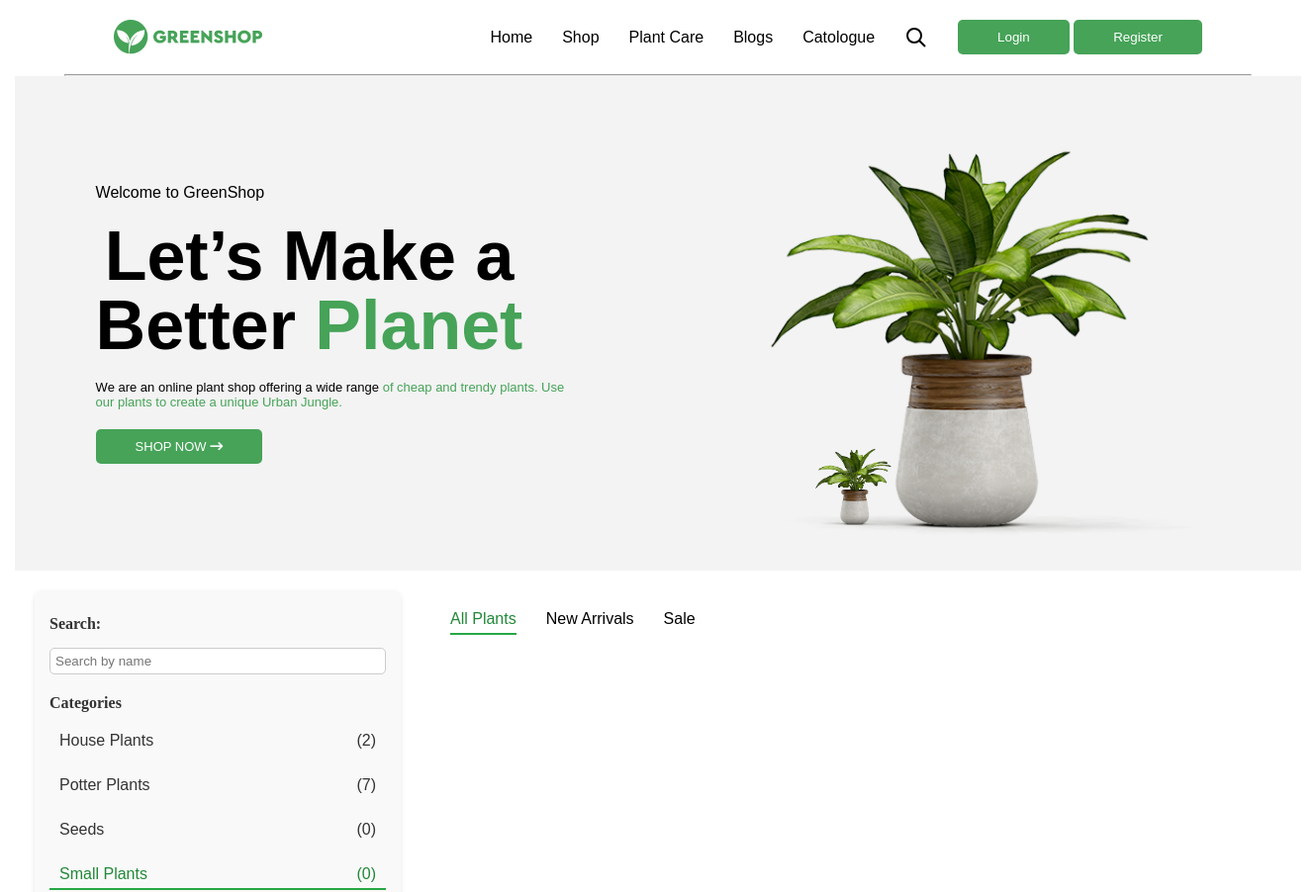
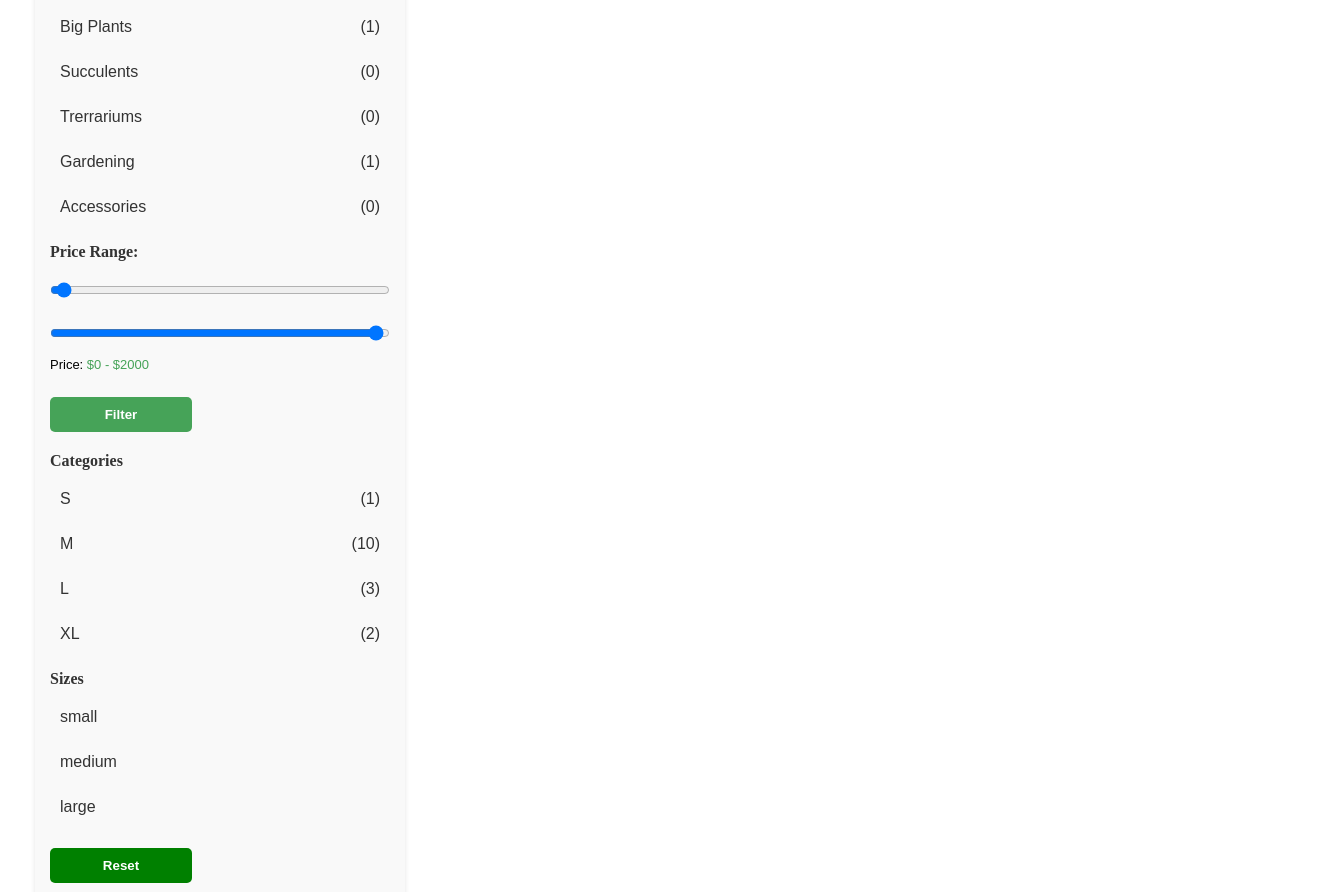
Before: /?category=4 (upper part) with the older database file (2 pictures, top to bottom).
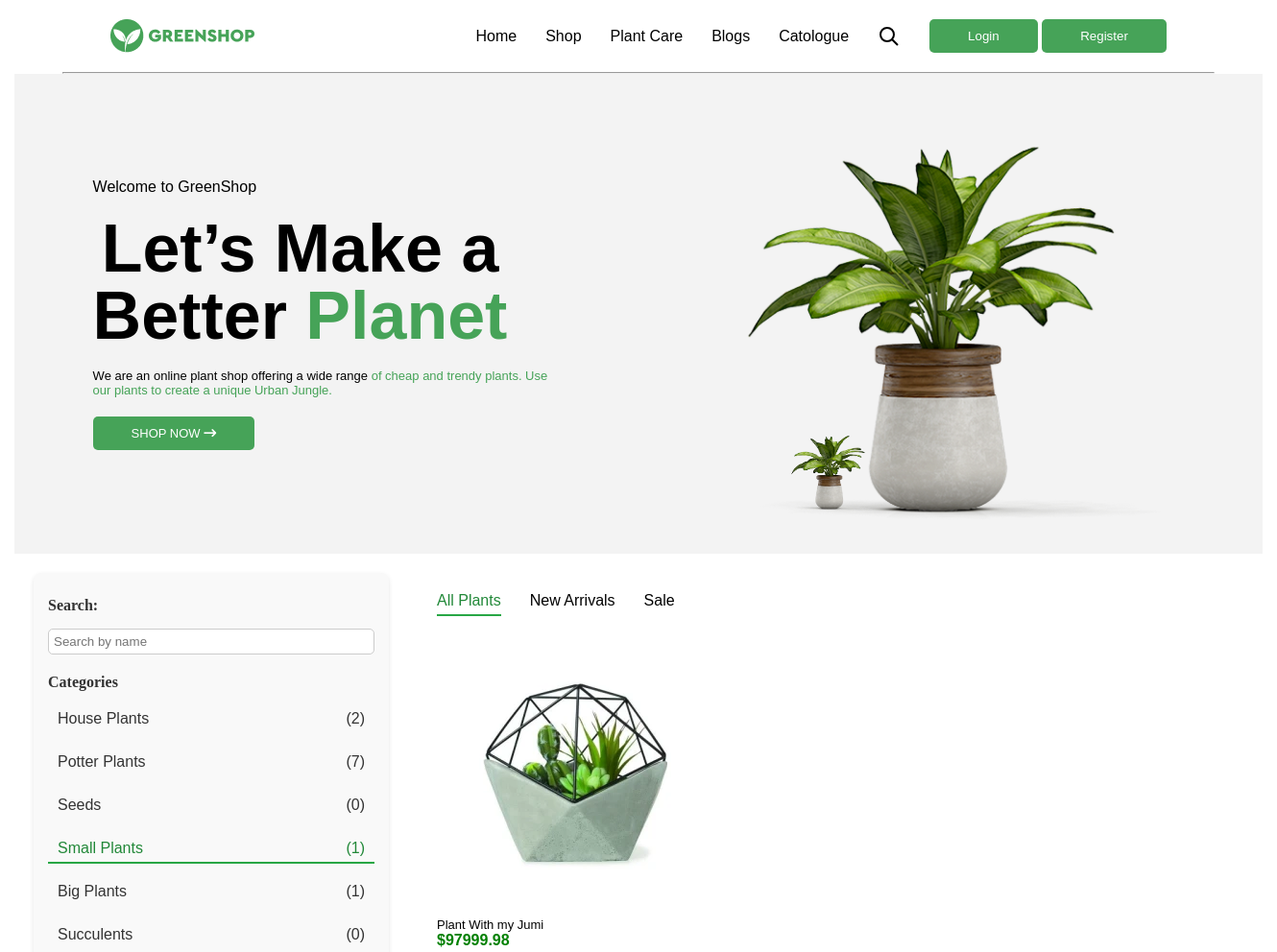
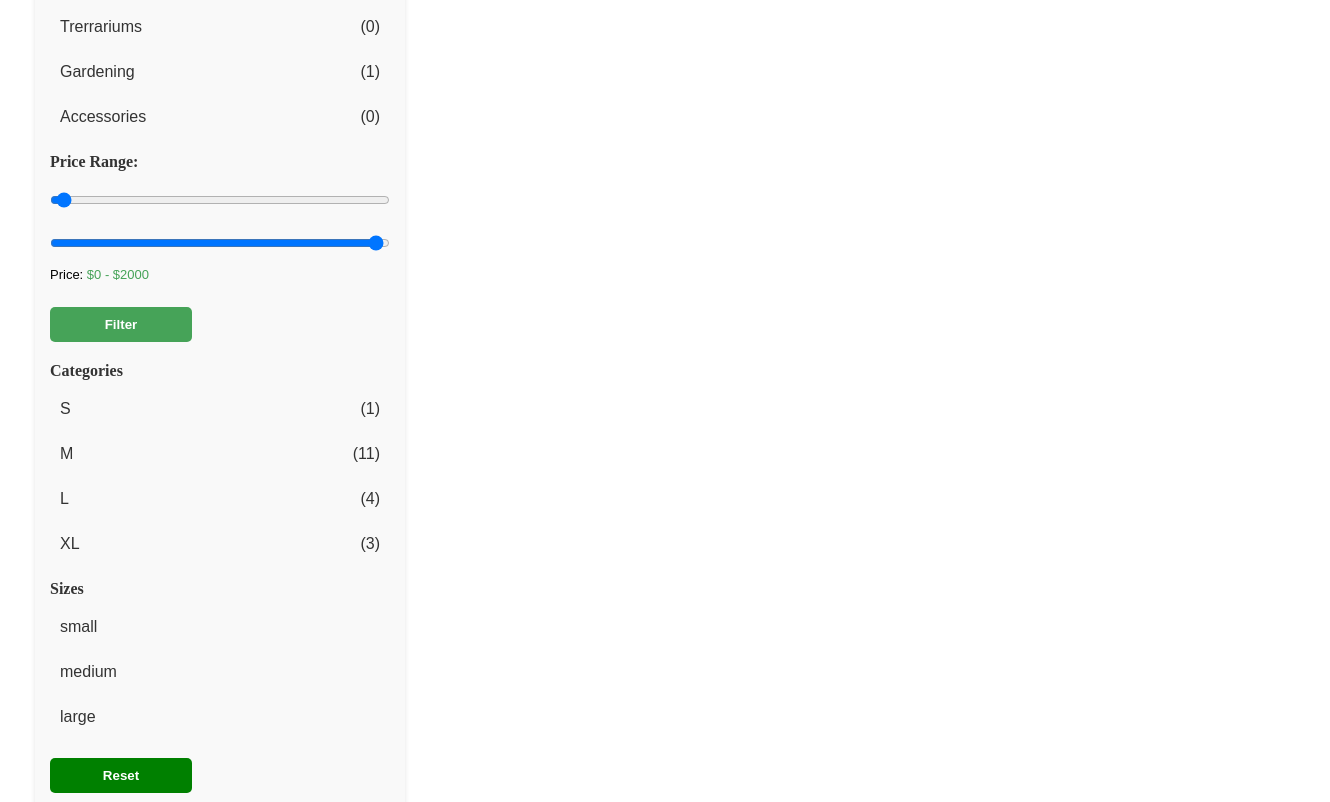
After: the same page with the newer database file (2 pictures, top to bottom).
### plant/models.py (models this page shows, shortened)
class TimeAbstract(models.Model):
    created_at = models.DateField('created', auto_now_add=True)
    updated_at = models.DateField('', auto_now=True)
    class Meta:
        abstract = True

class Category(TimeAbstract):
    class Meta:
        verbose_name_plural = 'categories'
        verbose_name = 'category'
    name = models.CharField(max_length=100)
    def __str__(self):
        return self.name

class Size(TimeAbstract):
    SMALL = 'small'
    MEDIUM = 'medium'
    LARGE = 'large'
    TYPES = [
        (SMALL,'small'),
        (MEDIUM, 'medium'),
        (LARGE, 'large')
    ]
    class Meta:
        verbose_name_plural = 'sizes'
        verbose_name = 'size'
    name = models.CharField(max_length=100)
    type = models.CharField(choices=TYPES, default=SMALL, max_length=50)
    def __str__(self):
        return self.name

class Plant(TimeAbstract):
    class Meta:
        verbose_name_plural = 'plants'
        verbose_name = 'plant'
    name = models.CharField(max_length=100)
    price = models.DecimalField(decimal_places=2, max_digits=10)
    short_description = models.TextField()
    sizes = models.ManyToManyField('plant.Size', related_name='plant')
    category = models.ForeignKey('plant.Category', on_delete=models.PROTECT, related_name='plant')
    tags = models.ManyToManyField('plant.Tag', related_name='plant')
    description = models.ForeignKey('plant.Description', on_delete=models.PROTECT)
    user =  models.ForeignKey(User, on_delete=models.PROTECT, related_name='plants', default=1)
    @property
    def image(self):
        if self.images.first():
            return self.images.first().image
        return None

class ImagePlant(TimeAbstract):
    class Meta:
        verbose_name_plural = 'images'
        verbose_name = 'image'
    plant = models.ForeignKey('plant.Plant', on_delete=models.PROTECT, related_name='images')
    image = ResizedImageField(upload_to='plant_images/', quality=90, force_format='WEBP')

### plant/views.py (the view)
# urls.py: path('', views.HomePageView.as_view(), name='home'),
class HomePageView(ListView):
    template_name = 'landing.html'
    context_object_name = 'plants'
    paginate_by = 9
    def get_queryset(self):
        plants = Plant.objects.all()
        self.plantfilter = PlantFilter(self.request.GET, queryset=plants)
        query = self.request.GET.get('q')
        if query:
            return Plant.objects.filter(name__icontains=query)
        sizes = self.request.GET.getlist('size')
        if sizes:
            plants = plants.filter(sizes__id__in=sizes)
        return self.plantfilter.qs
    def get_context_data(self, **kwargs):
        context = super().get_context_data(**kwargs)
        context['blogs'] = Blog.objects.all()
        context['categories'] = Category.objects.annotate(plant_count=Count('plant'))
        context['sizes'] = Size.objects.annotate(plant_count=Count('plant'))
        context['size_objects'] = Size.SMALL, Size.MEDIUM, Size.LARGE
        context['form'] = CustomUserCreationForm
        context['forms'] = LoginForm
        context['filter'] = self.plantfilter
        return context

### templates/landing.html (shortened to what this page needs)
{% extends 'main.html' %}
{% block content %}
  <div class="container">
    <section class="slider container">
      <div class="slides ">
        <div class="container-media container slide">
          <div class="display first-block">
            <div class="col-display">
              <h3>Welcome to GreenShop</h3>
              <h1 class="big-text">
                Let’s Make a <br />Better <span>Planet</span>
            </h1>
            <p class="start">
              We are an online plant shop offering a wide range <span>
                of cheap and trendy plants. Use
                <br />our plants to create a unique Urban Jungle.
              </span>
            </p>
            <a href="{% url 'catologue' %}">
              <button class="display"><p>SHOP NOW <i class="fa-solid fa-arrow-right-long"></i></p></button>
            </a>
          </div>
          <div class="display-gap">
            <div class="big-plant"></div>
          </div>
        </div>
      </div>
      <div class="container-media slide">
        <div class="display first-block">
          <div class="display-gap">
            <div class="min-plant"></div>
          </div>
        </div>
      </div>
    </div>
  </section>
</div>
<div class="display2 containers mi pad-20">
    <form method="get" class="filter-form">
      <label for="id_name">Search:</label>
      {{ filter.form.name }}
      <div class="filter-categories">
        <label for="id_name">Categories</label>
        {% for category in categories %}
            <a href="?category={{ category.id }}" class="{% if request.GET.category == category.id|stringformat:"s" %}active{% endif %}">
                <div class="display-cat align-center gap-200">
                  <div>
                    {{ category.name }}
                  </div>
                  <div>
                    ({{ category.plant_count }})
                  </div>
                </div>
            </a>
        {% endfor %}
    </div>
    <label>Price Range:</label>
    <input type="range" id="price_min" name="old_price_min" min="0" max="2000" step="10" value="{{ request.GET.old_price_min|default:0 }}">
    <input type="range" id="price_max" name="old_price_max" min="0" max="2000" step="10" value="{{ request.GET.old_price_max|default:2000 }}">
    <p>Price: <span id="price_display">${{ request.GET.old_price_min|default:0 }} - ${{ request.GET.old_price_max|default:2000 }}</span></p>
    <button type="submit" class="">Filter</button>
    <div class="filter-categories">
      <label for="">Categories</label>
      {% for size in sizes %}
          <a href="?sizes={{ size.id }}" class="{% if request.GET.sizes == size.id|stringformat:"s" %}active{% endif %}">
              <div class="display-cat align-center gap-200">
                <div>
                  {{ size.name }}
                </div>
                <div>
                  ({{ size.plant_count }})
                </div>
              </div>
          </a>
      {% endfor %}
  </div>
   <div class="filter-categories">
    <label for="id_name">Sizes</label>
    {% for size in size_objects %}
        <a href="">{{ size }}</a>
    {% endfor %}
  </div>
      <button type="reset" class="btn btn-success"><a class="white" href="{% url "home" %}">Reset</a></button>
    </form>
    <div class="col-display cent">
      <div class="text-center display-gap pad-top-20 links">
        <a class="active" href="{% url "home" %}">All Plants</a>
        <a class="" href="{% url "arrivals" %}">New Arrivals</a>
        <a href="{% url "home" %}">Sale</a>
      </div>
      <div class="card-plant display-plant media-container-small">
        {% for plant in plants %}
        <a href="{% url 'detail_plant' plant.id %}">
        <div>
          <img class="card" src="{{ plant.image.url }}" alt="" />
            <p>{{ plant.name }}</p>
            <h4 class="green">${{ plant.price }}</h4>
          </div>
        </a>
        {% endfor %}
      </div>
    </div>
  </div>
{% endblock %}

Changed rows visible on the page:
computed for Category "Small Plants": plant_count "0" → "1"
computed for Size (number 2 of 4 on the later page): plant_count "10" → "11"
computed for Size (number 3 of 4 on the later page): plant_count "3" → "4"
computed for Size "XL": plant_count "2" → "3"
added Plant: image (picture), name "Plant With my Jumi", price "97999.98"
